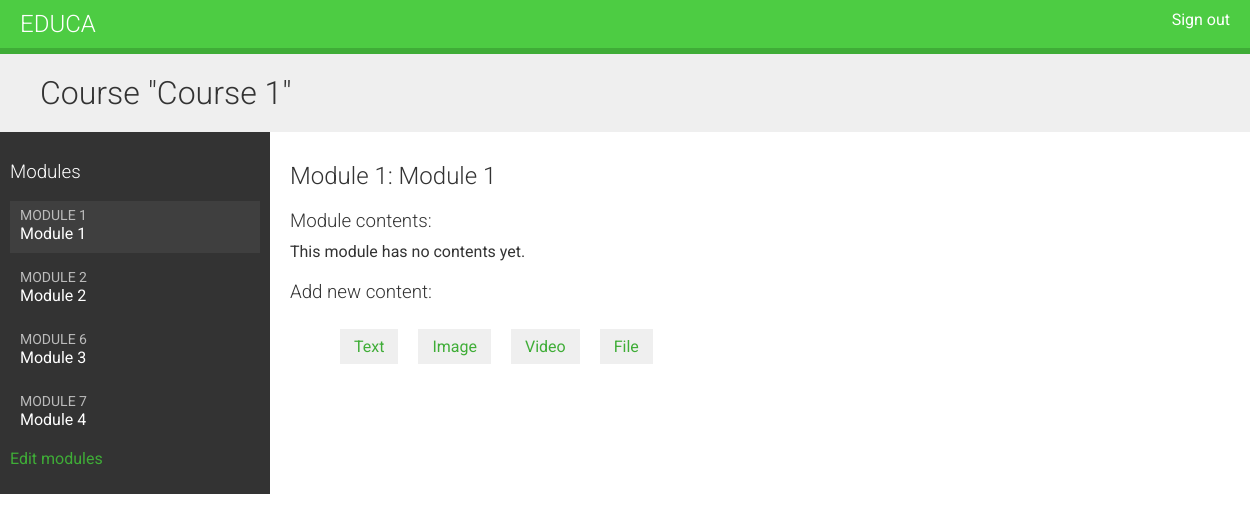
/course/module/1/ (signed in), run on an earlier commit of the app's database.
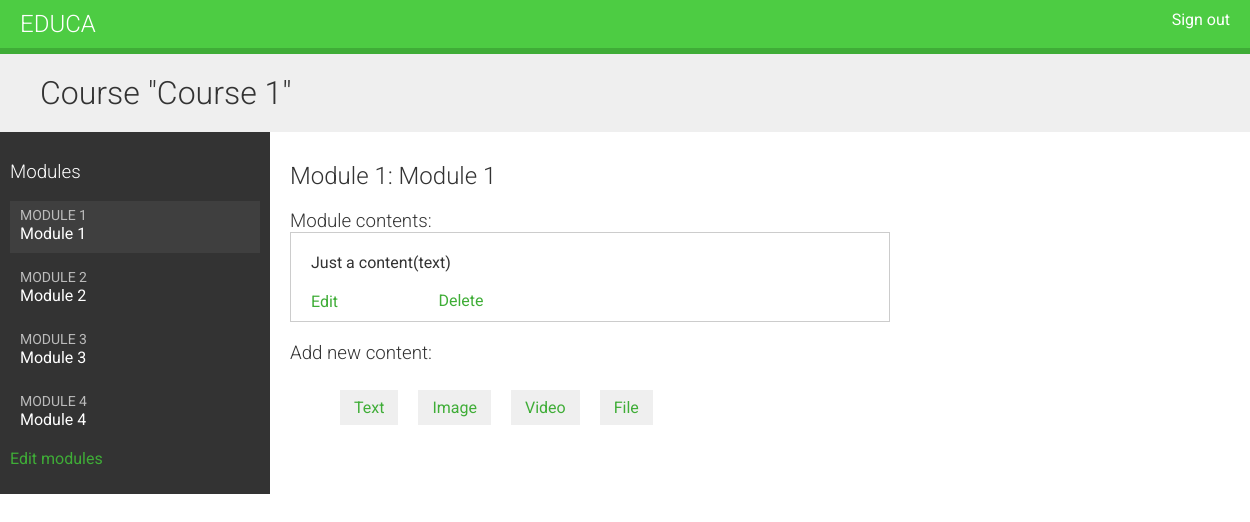
And on a later commit of the database.
### courses/models.py (models this page shows, shortened)
class Course(models.Model):
    owner = models.ForeignKey(User,
                              related_name='courses_created',
                              on_delete=models.CASCADE)
    subject = models.ForeignKey(Subject,
                                related_name='courses',
                                on_delete=models.CASCADE)
    title = models.CharField(max_length=200)
    slug = models.SlugField(max_length=200,
                            unique=True)
    overview = models.TextField()
    created = models.DateTimeField(auto_now_add=True)
    students = models.ManyToManyField(User,
                                      related_name='courses_joined',
                                      blank=True)
    class Meta:
        ordering = ['-created']

class Module(models.Model):
    course = models.ForeignKey(Course,
                               related_name='modules',
                               on_delete=models.CASCADE)
    title = models.CharField(max_length=200)
    description = models.TextField(blank=True)
    order = OrderField(blank=True,for_fields=['course'])
    class Meta:
        ordering = ['order']

class Content(models.Model):
    module = models.ForeignKey(Module,
                               related_name='contents',
                               on_delete=models.CASCADE)
    content_type = models.ForeignKey(ContentType,
                                     on_delete=models.CASCADE,
                                     limit_choices_to={'model__in':(
                                         'text',
                                         'video',
                                         'image',
                                         'file'
                                     )})
    object_id = models.PositiveIntegerField()
    item = GenericForeignKey('content_type','object_id')
    order = OrderField(blank=True,for_fields=['module'])
    class Meta:
        ordering = ['order']

class ItemBase(models.Model):
    owner = models.ForeignKey(User,
                              related_name='%(class)s_related',
                              on_delete=models.CASCADE)
    title = models.CharField(max_length=250)
    created = models.DateTimeField(auto_now_add=True)
    updated = models.DateTimeField(auto_now=True)
    class Meta:
        abstract = True
    def __str__(self):
        return self.title

class Text(ItemBase):
    content = models.TextField()

### courses/views.py (the view)
class ModuleContentListView(TemplateResponseMixin, View):
    template_name = 'courses/manage/module/content_list.html'
    def get(self,request,module_id):
        module = get_object_or_404(Module,
                                   id=module_id,
                                   course__owner=request.user)
        return self.render_to_response({'module':module})

### courses/templatetags/course.py (called while the page is built)
@register.filter
def model_name(obj):
    try:
        return obj._meta.model_name
    except AttributeError:
        return None

### courses/templates/courses/manage/module/content_list.html (shortened to what this page needs)
{% extends 'base.html'%}
{% load course%}
{% block content%}
{% with course=module.course%}
<h1>Course "{{course.title}}"</h1>
<div class='contents'>
    <h3>Modules</h3>
    <ul id='modules'>
        {%for m in course.modules.all%}
            <li data-id="{{m.id}}" {%if m == module %}class='selected'{%endif%}>
                <a href="{% url 'module_content_list' m.id%}">
                    <span>
                        Module <span class='order'>{{m.order|add:1}}</span>
                    </span>
                    <br>
                    {{m.title}}
                </a>
            </li>
        {% empty %}
            <li>No modules yet.</li>
        {% endfor %}
    </ul>
    <p><a href="{% url 'course_module_update' course.id%}">Edit modules</a></p>
</div>
<div class='module'>
    <h2>Module {{module.order|add:1}}: {{module.title}}</h2>
    <h3>Module contents:</h3>
    <div id='module-contents'>
        {% for content in module.contents.all%}
            <div data-id='{{content.id}}'>
                {%with item=content.item%}
                <p>{{item}}({{item|model_name}})</p>
                <a href="{%url 'module_content_update' module.id item|model_name item.id%}">Edit</a>
                <form action="{%url 'module_content_delete' content.id%}" method="POST">
                    <input type="submit" value='Delete'>
                </form>
                {%endwith%}
            </div>
        {% empty %}
        <p>This module has no contents yet.</p>
        {% endfor %}
    </div>
    <h3>Add new content:</h3>
    <ul class='content-types'>
        <li><a href="{%url 'module_content_create' module.id 'text'%}">Text</a></li>
        <li><a href="{%url 'module_content_create' module.id 'image'%}">Image</a></li>
        <li><a href="{%url 'module_content_create' module.id 'video'%}">Video</a></li>
        <li><a href="{%url 'module_content_create' module.id 'file'%}">File</a></li>
    </ul>
</div>
{% endwith %}
{%endblock%}

### courses/templates/base.html (shortened to what this page needs)
{% load static %}
<!DOCTYPE html>
<html>
<head>
  <link href="{% static "css/base.css" %}" rel="stylesheet" type='text/css'>
</head>
<body>
  <div id="header">
    <a href="/" class="logo">Educa</a>
    <ul class="menu">
      {% if request.user.is_authenticated %}
        <li><a href="{% url "logout" %}">Sign out</a></li>
      {% else %}
        <li><a href="{% url "login" %}">Sign in</a></li>
      {% endif %}
    </ul>
  </div>
  <div id="content">
    {% block content %}
    {% endblock %}
  </div>
</body>
</html>

### courses/static/css/base.css (style rules this page uses)
body { margin:0; font-family:'Roboto', sans-serif; font-weight:400; color:#333; }
a { color:#3fad37; text-decoration:none; }
ul { float:left; }
h1, h2, h3, h4, h5, h6 { font-family:'Roboto', sans-serif; font-weight:300; }
h1 { background:#efefef; width:100%; overflow:auto; padding:20px 0 20px 40px; margin:0; }
.module { padding:10px 20px; float:left; width:600px; }
.module h3 { margin:20px 0 0; padding:0; width:100%; }
.module p { margin:10px 0 20px; width:100%; float:left; }
#header { background:#4dcc43; overflow:auto; padding:10px 20px; border-bottom:6px solid #3fad37; }
#header .logo { text-decoration:none; font-family:'Roboto', sans-serif; font-weight:300; text-transform:uppercase; font-size:24px; color:#fff; float:left; }
#header a { color:#fff; }
#header .menu { list-style:none; float:right; margin:0; padding:0; }
.contents { width:20%; padding:10px; float:left; background:#333; color: #fff; font-family:'Roboto', sans-serif; }
.contents ul { list-style:none; margin:0; padding:0; width:100%; }
.contents ul li { margin:0 0 10px 0; padding:4px 10px 10px; overflow:auto; cursor:move; }
.contents ul li.selected { background:#3f3f3f; }
.contents ul span { text-transform:uppercase; color:#bbb; font-size:14px; }
.contents ul a { display:block; color:#fff; text-decoration:none; }
ul.content-types li { list-style:none; float:left; margin:10px; background:#efefef; padding:8px 14px; }
input, select, textarea { border:1px solid #ccc; border-bottom:3px solid #ccc; padding:8px 12px; font-size:16px; font-family:'Roboto', sans-serif; float:left; clear:both; width:300px; }
input[type=submit], a.button { border-radius:5px; background:#4dcc43; color:#fff; font-size:16px; text-transform:uppercase; border:none; padding:10px 20px; margin:20px 0; }
#module-contents div { padding:10px 20px; border:1px solid #ccc; background:#fff }
#module-contents form { margin:0; padding:0; }
#module-contents input[type=submit] { color:#3fad37; background:none; margin:-20px 0 0; padding:0; float:left; text-transform:none; }

What changed in the data, as far as the page shows it:
changed Module "Module 3": order|add "6" → "3"
changed Module "Module 4": order|add "7" → "4"
added Content: item "Just a content", item|model_name "text"
Also different on the page:
text no longer shown: "This module has no contents yet."
